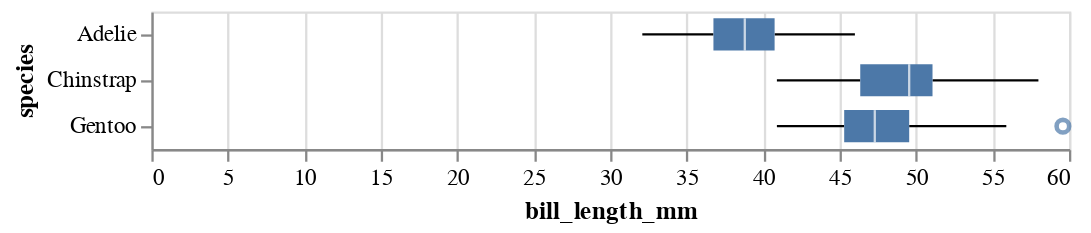

Notebook code for this chart:
### Markdown cell above
1. On average, which species of penguin has the longest bill?

### Code cell
alt.Chart(penguins).mark_boxplot().encode(
    x=("bill_length_mm:Q"),
    y="species",
).interactive()

### Figure 1 — Vega-Lite specification as saved in the notebook (floating-point values rounded to 4 significant figures; data arrays with more than 128 entries replaced by an {"elided": "..."} marker saying what was removed)
{"config": {"view": {"continuousWidth": 400, "continuousHeight": 300}}, "data": {"name": "data-b7c687cb693e1e8c2f5bcd6bc21fbdc8"}, "mark": "boxplot", "encoding": {"x": {"field": "bill_length_mm", "type": "quantitative"}, "y": {"field": "species", "type": "nominal"}}, "selection": {"selector001": {"type": "interval", "bind": "scales", "encodings": ["x", "y"]}}, "$schema": "https://vega.github.io/schema/vega-lite/v4.17.0.json", "datasets": {"data-b7c687cb693e1e8c2f5bcd6bc21fbdc8": {"elided": "342 records"}}}
